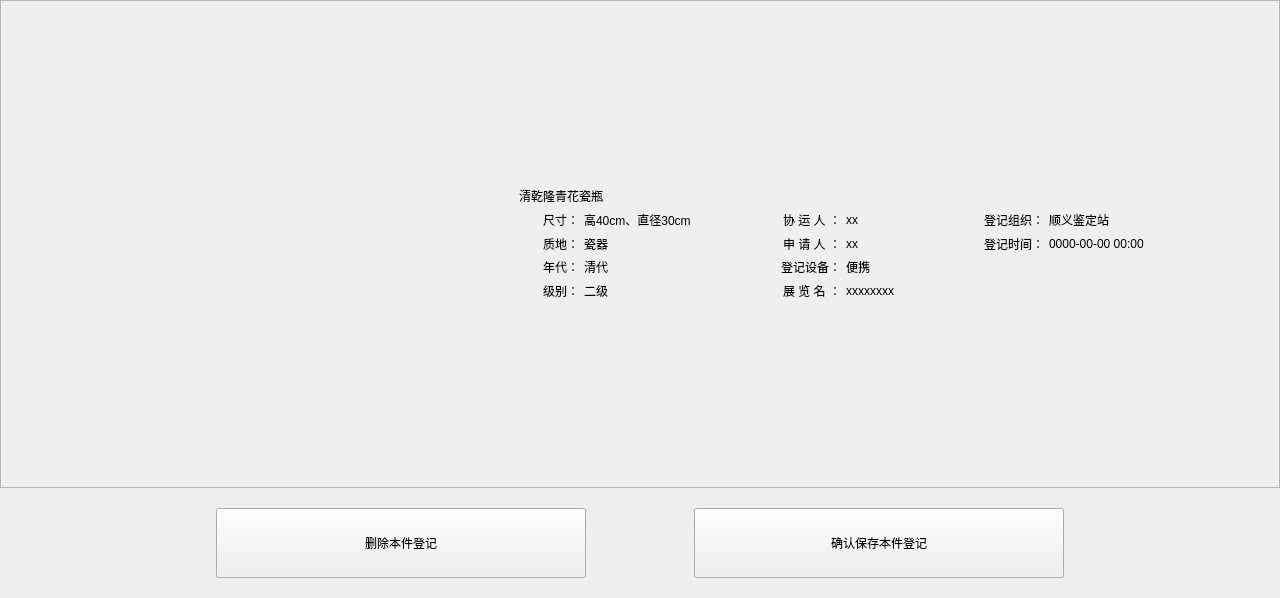
<?xml version="1.0" encoding="UTF-8"?>
<ui version="4.0">
 <class>WgtRegNo5Class</class>
 <widget class="QWidget" name="WgtRegNo5Class">
  <property name="geometry">
   <rect>
    <x>0</x>
    <y>0</y>
    <width>1280</width>
    <height>598</height>
   </rect>
  </property>
  <property name="minimumSize">
   <size>
    <width>0</width>
    <height>0</height>
   </size>
  </property>
  <property name="maximumSize">
   <size>
    <width>16777214</width>
    <height>16777215</height>
   </size>
  </property>
  <property name="windowTitle">
   <string>WgtRegNo5</string>
  </property>
  <layout class="QVBoxLayout" name="verticalLayout_2">
   <property name="spacing">
    <number>0</number>
   </property>
   <property name="leftMargin">
    <number>0</number>
   </property>
   <property name="topMargin">
    <number>0</number>
   </property>
   <property name="rightMargin">
    <number>0</number>
   </property>
   <property name="bottomMargin">
    <number>0</number>
   </property>
   <item>
    <widget class="QScrollArea" name="scrollArea">
     <property name="widgetResizable">
      <bool>true</bool>
     </property>
     <widget class="QWidget" name="scrollAreaWidgetContents">
      <property name="geometry">
       <rect>
        <x>0</x>
        <y>0</y>
        <width>1278</width>
        <height>486</height>
       </rect>
      </property>
      <layout class="QVBoxLayout" name="verticalLayout">
       <property name="spacing">
        <number>0</number>
       </property>
       <property name="leftMargin">
        <number>0</number>
       </property>
       <property name="topMargin">
        <number>0</number>
       </property>
       <property name="rightMargin">
        <number>0</number>
       </property>
       <property name="bottomMargin">
        <number>0</number>
       </property>
       <item>
        <widget class="QWidget" name="widget_3" native="true">
         <property name="minimumSize">
          <size>
           <width>0</width>
           <height>260</height>
          </size>
         </property>
         <property name="maximumSize">
          <size>
           <width>16777215</width>
           <height>260</height>
          </size>
         </property>
         <layout class="QHBoxLayout" name="horizontalLayout">
          <property name="spacing">
           <number>0</number>
          </property>
          <property name="leftMargin">
           <number>0</number>
          </property>
          <property name="topMargin">
           <number>0</number>
          </property>
          <property name="rightMargin">
           <number>10</number>
          </property>
          <property name="bottomMargin">
           <number>0</number>
          </property>
          <item>
           <spacer name="horizontalSpacer_6">
            <property name="orientation">
             <enum>Qt::Orientation::Horizontal</enum>
            </property>
            <property name="sizeHint" stdset="0">
             <size>
              <width>40</width>
              <height>20</height>
             </size>
            </property>
           </spacer>
          </item>
          <item>
           <widget class="QLabel" name="labelImage">
            <property name="minimumSize">
             <size>
              <width>279</width>
              <height>157</height>
             </size>
            </property>
            <property name="maximumSize">
             <size>
              <width>279</width>
              <height>157</height>
             </size>
            </property>
            <property name="text">
             <string/>
            </property>
           </widget>
          </item>
          <item>
           <spacer name="horizontalSpacer_7">
            <property name="orientation">
             <enum>Qt::Orientation::Horizontal</enum>
            </property>
            <property name="sizeHint" stdset="0">
             <size>
              <width>40</width>
              <height>20</height>
             </size>
            </property>
           </spacer>
          </item>
          <item>
           <widget class="QWidget" name="widget_4" native="true">
            <layout class="QGridLayout" name="gridLayout">
             <property name="leftMargin">
              <number>10</number>
             </property>
             <property name="topMargin">
              <number>10</number>
             </property>
             <property name="rightMargin">
              <number>10</number>
             </property>
             <property name="bottomMargin">
              <number>10</number>
             </property>
             <property name="spacing">
              <number>5</number>
             </property>
             <item row="4" column="0">
              <widget class="QLabel" name="label_2">
               <property name="minimumSize">
                <size>
                 <width>60</width>
                 <height>0</height>
                </size>
               </property>
               <property name="maximumSize">
                <size>
                 <width>60</width>
                 <height>16777215</height>
                </size>
               </property>
               <property name="text">
                <string>年代：</string>
               </property>
               <property name="alignment">
                <set>Qt::AlignmentFlag::AlignRight|Qt::AlignmentFlag::AlignTrailing|Qt::AlignmentFlag::AlignVCenter</set>
               </property>
              </widget>
             </item>
             <item row="3" column="6">
              <widget class="QLabel" name="label_14">
               <property name="minimumSize">
                <size>
                 <width>100</width>
                 <height>0</height>
                </size>
               </property>
               <property name="maximumSize">
                <size>
                 <width>100</width>
                 <height>16777215</height>
                </size>
               </property>
               <property name="text">
                <string>登记时间：</string>
               </property>
               <property name="alignment">
                <set>Qt::AlignmentFlag::AlignRight|Qt::AlignmentFlag::AlignTrailing|Qt::AlignmentFlag::AlignVCenter</set>
               </property>
              </widget>
             </item>
             <item row="5" column="0">
              <widget class="QLabel" name="label">
               <property name="minimumSize">
                <size>
                 <width>60</width>
                 <height>0</height>
                </size>
               </property>
               <property name="maximumSize">
                <size>
                 <width>60</width>
                 <height>16777215</height>
                </size>
               </property>
               <property name="text">
                <string>级别：</string>
               </property>
               <property name="alignment">
                <set>Qt::AlignmentFlag::AlignRight|Qt::AlignmentFlag::AlignTrailing|Qt::AlignmentFlag::AlignVCenter</set>
               </property>
              </widget>
             </item>
             <item row="0" column="0" colspan="8">
              <spacer name="verticalSpacer">
               <property name="orientation">
                <enum>Qt::Orientation::Vertical</enum>
               </property>
               <property name="sizeHint" stdset="0">
                <size>
                 <width>20</width>
                 <height>40</height>
                </size>
               </property>
              </spacer>
             </item>
             <item row="3" column="1">
              <widget class="QLabel" name="labelTexture">
               <property name="maximumSize">
                <size>
                 <width>16777215</width>
                 <height>152</height>
                </size>
               </property>
               <property name="text">
                <string>瓷器</string>
               </property>
              </widget>
             </item>
             <item row="3" column="7">
              <widget class="QLabel" name="labelRegTime">
               <property name="maximumSize">
                <size>
                 <width>16777215</width>
                 <height>152</height>
                </size>
               </property>
               <property name="text">
                <string>0000-00-00 00:00</string>
               </property>
              </widget>
             </item>
             <item row="5" column="1">
              <widget class="QLabel" name="labelLevel">
               <property name="maximumSize">
                <size>
                 <width>16777215</width>
                 <height>152</height>
                </size>
               </property>
               <property name="text">
                <string>二级</string>
               </property>
              </widget>
             </item>
             <item row="3" column="0">
              <widget class="QLabel" name="label_4">
               <property name="minimumSize">
                <size>
                 <width>60</width>
                 <height>0</height>
                </size>
               </property>
               <property name="maximumSize">
                <size>
                 <width>60</width>
                 <height>16777215</height>
                </size>
               </property>
               <property name="text">
                <string>质地：</string>
               </property>
               <property name="alignment">
                <set>Qt::AlignmentFlag::AlignRight|Qt::AlignmentFlag::AlignTrailing|Qt::AlignmentFlag::AlignVCenter</set>
               </property>
              </widget>
             </item>
             <item row="2" column="0">
              <widget class="QLabel" name="label_3">
               <property name="minimumSize">
                <size>
                 <width>60</width>
                 <height>0</height>
                </size>
               </property>
               <property name="maximumSize">
                <size>
                 <width>60</width>
                 <height>16777215</height>
                </size>
               </property>
               <property name="text">
                <string>尺寸：</string>
               </property>
               <property name="alignment">
                <set>Qt::AlignmentFlag::AlignRight|Qt::AlignmentFlag::AlignTrailing|Qt::AlignmentFlag::AlignVCenter</set>
               </property>
              </widget>
             </item>
             <item row="4" column="1">
              <widget class="QLabel" name="labelAge">
               <property name="maximumSize">
                <size>
                 <width>16777215</width>
                 <height>152</height>
                </size>
               </property>
               <property name="text">
                <string>清代</string>
               </property>
              </widget>
             </item>
             <item row="2" column="7">
              <widget class="QLabel" name="labelAgency">
               <property name="maximumSize">
                <size>
                 <width>16777215</width>
                 <height>152</height>
                </size>
               </property>
               <property name="text">
                <string>顺义鉴定站</string>
               </property>
              </widget>
             </item>
             <item row="1" column="0" colspan="8">
              <widget class="QLabel" name="labelName">
               <property name="maximumSize">
                <size>
                 <width>16777215</width>
                 <height>152</height>
                </size>
               </property>
               <property name="text">
                <string>清乾隆青花瓷瓶</string>
               </property>
              </widget>
             </item>
             <item row="7" column="0" colspan="8">
              <spacer name="verticalSpacer_3">
               <property name="orientation">
                <enum>Qt::Orientation::Vertical</enum>
               </property>
               <property name="sizeHint" stdset="0">
                <size>
                 <width>20</width>
                 <height>40</height>
                </size>
               </property>
              </spacer>
             </item>
             <item row="2" column="6">
              <widget class="QLabel" name="label_13">
               <property name="minimumSize">
                <size>
                 <width>100</width>
                 <height>0</height>
                </size>
               </property>
               <property name="maximumSize">
                <size>
                 <width>100</width>
                 <height>16777215</height>
                </size>
               </property>
               <property name="text">
                <string>登记组织：</string>
               </property>
               <property name="alignment">
                <set>Qt::AlignmentFlag::AlignRight|Qt::AlignmentFlag::AlignTrailing|Qt::AlignmentFlag::AlignVCenter</set>
               </property>
              </widget>
             </item>
             <item row="2" column="2">
              <spacer name="horizontalSpacer_8">
               <property name="orientation">
                <enum>Qt::Orientation::Horizontal</enum>
               </property>
               <property name="sizeHint" stdset="0">
                <size>
                 <width>40</width>
                 <height>20</height>
                </size>
               </property>
              </spacer>
             </item>
             <item row="2" column="1">
              <widget class="QLabel" name="labelSize">
               <property name="maximumSize">
                <size>
                 <width>16777215</width>
                 <height>152</height>
                </size>
               </property>
               <property name="text">
                <string>高40cm、直径30cm</string>
               </property>
              </widget>
             </item>
             <item row="2" column="3">
              <widget class="QLabel" name="label_7">
               <property name="minimumSize">
                <size>
                 <width>100</width>
                 <height>0</height>
                </size>
               </property>
               <property name="maximumSize">
                <size>
                 <width>100</width>
                 <height>16777215</height>
                </size>
               </property>
               <property name="text">
                <string>协 运 人 ：</string>
               </property>
               <property name="alignment">
                <set>Qt::AlignmentFlag::AlignRight|Qt::AlignmentFlag::AlignTrailing|Qt::AlignmentFlag::AlignVCenter</set>
               </property>
              </widget>
             </item>
             <item row="3" column="3">
              <widget class="QLabel" name="label_8">
               <property name="minimumSize">
                <size>
                 <width>100</width>
                 <height>0</height>
                </size>
               </property>
               <property name="maximumSize">
                <size>
                 <width>100</width>
                 <height>16777215</height>
                </size>
               </property>
               <property name="text">
                <string>申 请 人 ：</string>
               </property>
               <property name="alignment">
                <set>Qt::AlignmentFlag::AlignRight|Qt::AlignmentFlag::AlignTrailing|Qt::AlignmentFlag::AlignVCenter</set>
               </property>
              </widget>
             </item>
             <item row="4" column="3">
              <widget class="QLabel" name="label_5">
               <property name="minimumSize">
                <size>
                 <width>100</width>
                 <height>0</height>
                </size>
               </property>
               <property name="maximumSize">
                <size>
                 <width>100</width>
                 <height>16777215</height>
                </size>
               </property>
               <property name="text">
                <string>登记设备：</string>
               </property>
               <property name="alignment">
                <set>Qt::AlignmentFlag::AlignRight|Qt::AlignmentFlag::AlignTrailing|Qt::AlignmentFlag::AlignVCenter</set>
               </property>
              </widget>
             </item>
             <item row="5" column="3">
              <widget class="QLabel" name="label_6">
               <property name="minimumSize">
                <size>
                 <width>100</width>
                 <height>0</height>
                </size>
               </property>
               <property name="maximumSize">
                <size>
                 <width>100</width>
                 <height>16777215</height>
                </size>
               </property>
               <property name="text">
                <string>展 览 名 ：</string>
               </property>
               <property name="alignment">
                <set>Qt::AlignmentFlag::AlignRight|Qt::AlignmentFlag::AlignTrailing|Qt::AlignmentFlag::AlignVCenter</set>
               </property>
              </widget>
             </item>
             <item row="2" column="4">
              <widget class="QLabel" name="labelCarrier">
               <property name="maximumSize">
                <size>
                 <width>16777215</width>
                 <height>152</height>
                </size>
               </property>
               <property name="text">
                <string>xx</string>
               </property>
              </widget>
             </item>
             <item row="3" column="4">
              <widget class="QLabel" name="labelApplicant">
               <property name="maximumSize">
                <size>
                 <width>16777215</width>
                 <height>152</height>
                </size>
               </property>
               <property name="text">
                <string>xx</string>
               </property>
              </widget>
             </item>
             <item row="4" column="4">
              <widget class="QLabel" name="labelDevice">
               <property name="maximumSize">
                <size>
                 <width>16777215</width>
                 <height>152</height>
                </size>
               </property>
               <property name="text">
                <string>便携</string>
               </property>
              </widget>
             </item>
             <item row="5" column="4">
              <widget class="QLabel" name="labelExhibitionTitle">
               <property name="maximumSize">
                <size>
                 <width>16777215</width>
                 <height>152</height>
                </size>
               </property>
               <property name="text">
                <string>xxxxxxxx</string>
               </property>
              </widget>
             </item>
             <item row="5" column="5">
              <spacer name="horizontalSpacer_9">
               <property name="orientation">
                <enum>Qt::Orientation::Horizontal</enum>
               </property>
               <property name="sizeHint" stdset="0">
                <size>
                 <width>40</width>
                 <height>20</height>
                </size>
               </property>
              </spacer>
             </item>
            </layout>
           </widget>
          </item>
          <item>
           <spacer name="horizontalSpacer_10">
            <property name="orientation">
             <enum>Qt::Orientation::Horizontal</enum>
            </property>
            <property name="sizeHint" stdset="0">
             <size>
              <width>40</width>
              <height>20</height>
             </size>
            </property>
           </spacer>
          </item>
         </layout>
        </widget>
       </item>
       <item>
        <layout class="QGridLayout" name="GridLayoutImageView"/>
       </item>
      </layout>
     </widget>
    </widget>
   </item>
   <item>
    <widget class="QWidget" name="widgetTool" native="true">
     <property name="minimumSize">
      <size>
       <width>0</width>
       <height>110</height>
      </size>
     </property>
     <property name="maximumSize">
      <size>
       <width>16777215</width>
       <height>110</height>
      </size>
     </property>
     <layout class="QHBoxLayout" name="horizontalLayout_3">
      <item>
       <spacer name="horizontalSpacer_5">
        <property name="orientation">
         <enum>Qt::Orientation::Horizontal</enum>
        </property>
        <property name="sizeHint" stdset="0">
         <size>
          <width>40</width>
          <height>20</height>
         </size>
        </property>
       </spacer>
      </item>
      <item>
       <spacer name="horizontalSpacer">
        <property name="orientation">
         <enum>Qt::Orientation::Horizontal</enum>
        </property>
        <property name="sizeHint" stdset="0">
         <size>
          <width>40</width>
          <height>20</height>
         </size>
        </property>
       </spacer>
      </item>
      <item>
       <widget class="QPushButton" name="pushButtonRegDelete">
        <property name="minimumSize">
         <size>
          <width>370</width>
          <height>70</height>
         </size>
        </property>
        <property name="text">
         <string>删除本件登记</string>
        </property>
       </widget>
      </item>
      <item>
       <spacer name="horizontalSpacer_3">
        <property name="orientation">
         <enum>Qt::Orientation::Horizontal</enum>
        </property>
        <property name="sizeHint" stdset="0">
         <size>
          <width>40</width>
          <height>20</height>
         </size>
        </property>
       </spacer>
      </item>
      <item>
       <widget class="QPushButton" name="pushButtonGoReg6">
        <property name="minimumSize">
         <size>
          <width>370</width>
          <height>70</height>
         </size>
        </property>
        <property name="text">
         <string>确认保存本件登记</string>
        </property>
       </widget>
      </item>
      <item>
       <spacer name="horizontalSpacer_4">
        <property name="orientation">
         <enum>Qt::Orientation::Horizontal</enum>
        </property>
        <property name="sizeHint" stdset="0">
         <size>
          <width>40</width>
          <height>20</height>
         </size>
        </property>
       </spacer>
      </item>
      <item>
       <spacer name="horizontalSpacer_2">
        <property name="orientation">
         <enum>Qt::Orientation::Horizontal</enum>
        </property>
        <property name="sizeHint" stdset="0">
         <size>
          <width>40</width>
          <height>20</height>
         </size>
        </property>
       </spacer>
      </item>
     </layout>
    </widget>
   </item>
  </layout>
 </widget>
 <layoutdefault spacing="6" margin="11"/>
 <resources>
  <include location="../../rc/main.qrc"/>
 </resources>
 <connections/>
</ui>
